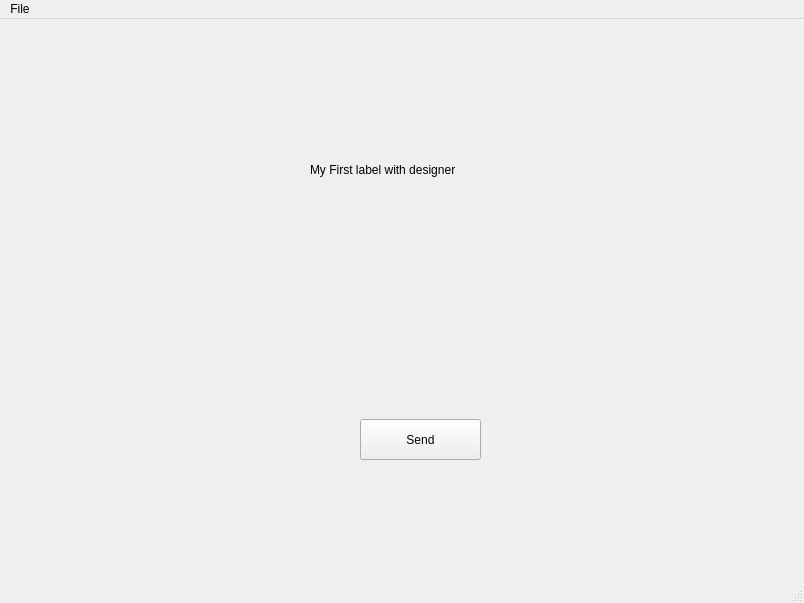
<?xml version="1.0" encoding="UTF-8"?>
<ui version="4.0">
 <class>MainWindow</class>
 <widget class="QMainWindow" name="MainWindow">
  <property name="enabled">
   <bool>true</bool>
  </property>
  <property name="geometry">
   <rect>
    <x>0</x>
    <y>0</y>
    <width>804</width>
    <height>603</height>
   </rect>
  </property>
  <property name="mouseTracking">
   <bool>false</bool>
  </property>
  <property name="windowTitle">
   <string>MainWindow</string>
  </property>
  <widget class="QWidget" name="centralwidget">
   <widget class="QPushButton" name="butttonSendMessage">
    <property name="geometry">
     <rect>
      <x>360</x>
      <y>400</y>
      <width>121</width>
      <height>41</height>
     </rect>
    </property>
    <property name="tabletTracking">
     <bool>true</bool>
    </property>
    <property name="text">
     <string>Send</string>
    </property>
   </widget>
   <widget class="QLabel" name="labelShowMessage">
    <property name="geometry">
     <rect>
      <x>310</x>
      <y>80</y>
      <width>211</width>
      <height>141</height>
     </rect>
    </property>
    <property name="mouseTracking">
     <bool>true</bool>
    </property>
    <property name="autoFillBackground">
     <bool>true</bool>
    </property>
    <property name="text">
     <string>My First label with designer</string>
    </property>
    <property name="scaledContents">
     <bool>false</bool>
    </property>
    <property name="wordWrap">
     <bool>true</bool>
    </property>
    <property name="openExternalLinks">
     <bool>false</bool>
    </property>
   </widget>
  </widget>
  <widget class="QMenuBar" name="menubar">
   <property name="geometry">
    <rect>
     <x>0</x>
     <y>0</y>
     <width>804</width>
     <height>22</height>
    </rect>
   </property>
   <widget class="QMenu" name="menuFile">
    <property name="title">
     <string>File</string>
    </property>
    <addaction name="separator"/>
   </widget>
   <addaction name="menuFile"/>
  </widget>
  <widget class="QStatusBar" name="statusbar"/>
 </widget>
 <resources/>
 <connections/>
</ui>
